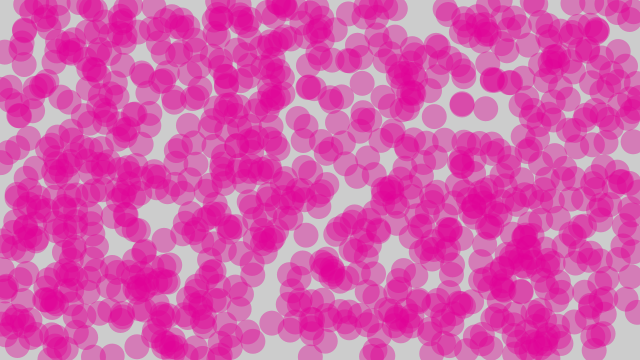
Frame 1 (no input)
Frame 60 (the mouse pressed at the canvas centre just before this capture): identical to frame 1, image omitted
Frame 120 (the mouse held since frame 60 and released just before this capture): identical to frame 1, image omitted

The Processing sketch that drew this single still picture (run headless with seeded random() and noise(); from frame 60 on, the mouse is pressed at the canvas centre):

// Processing sketch: sketch_160926a
// ── sketch_160926a.pde
  void setup () {
    size (640,360);
    for (int i = 0; i < 1000; i++) {
       float x = random (width);
       float y = random (height);
       float r = 25;
       fill (225, 0 ,150, 100);
       noStroke();
       ellipse (x, y, r, r);
    }
}
  
  
  void draw () {
    
  }
